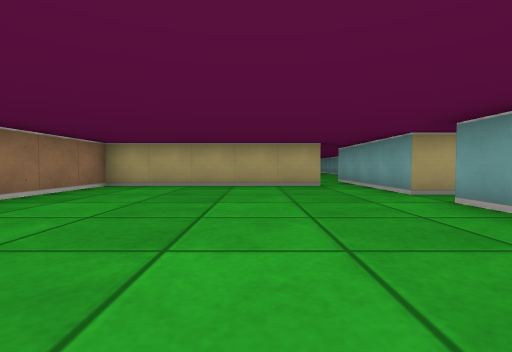
View 1 (above)

24 first-person views from a walk through a cub3D ray-caster map. The camera is about half as high as the walls, tilts 2° down and sees 85° across. The floor is counted in squares. Each view is taken from the middle of a square. On the plan, view 1 faces up. The plan holds only what a view shows up to about 9 squares ahead; the rest is blank.

View 2
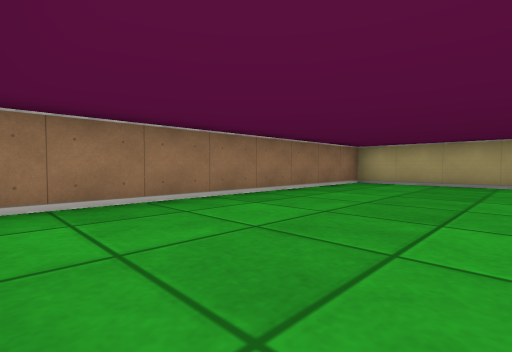

View 3
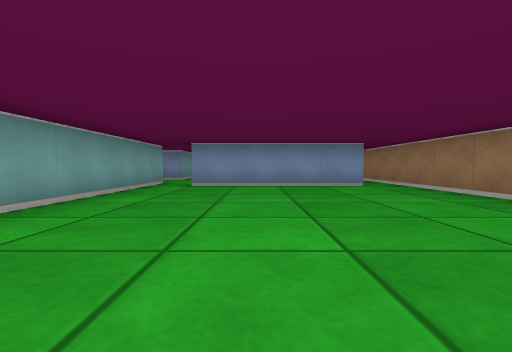

View 4
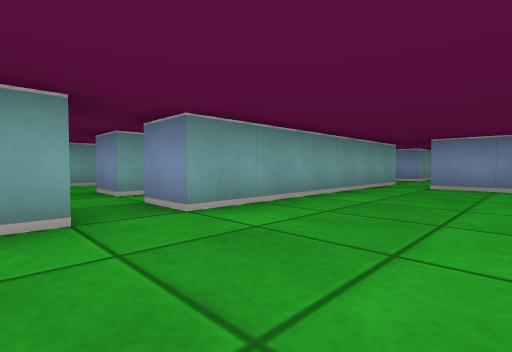

View 5
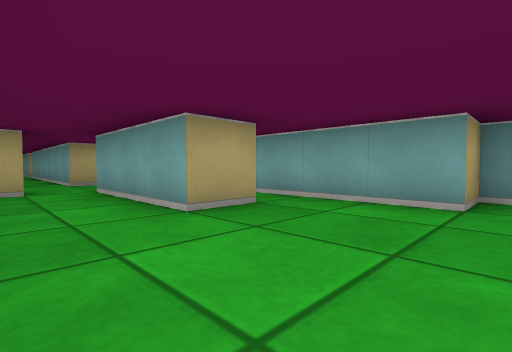

View 6
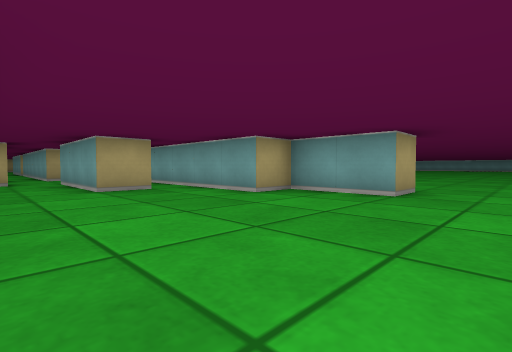

View 7
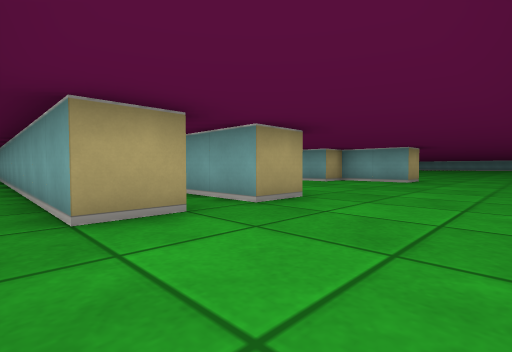

View 8
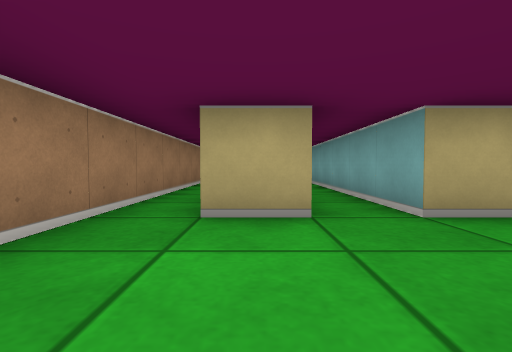

View 9
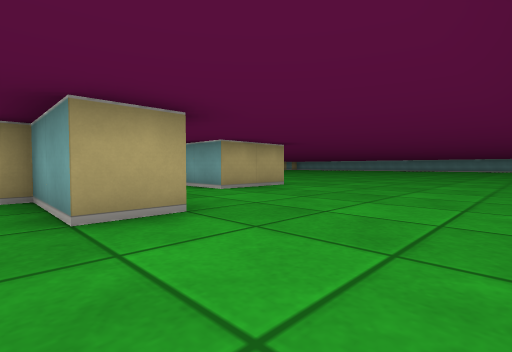

View 10
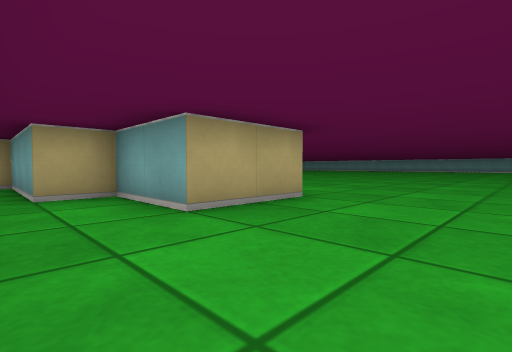

View 11
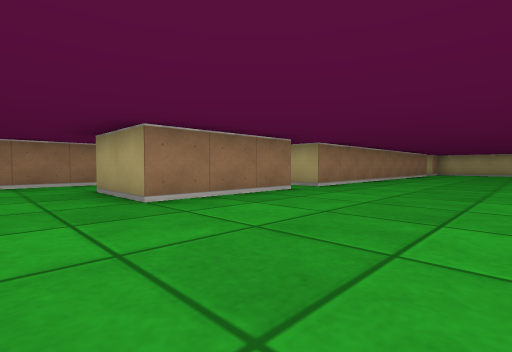

View 12
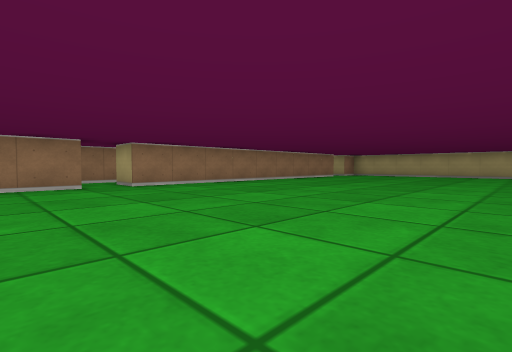

View 13
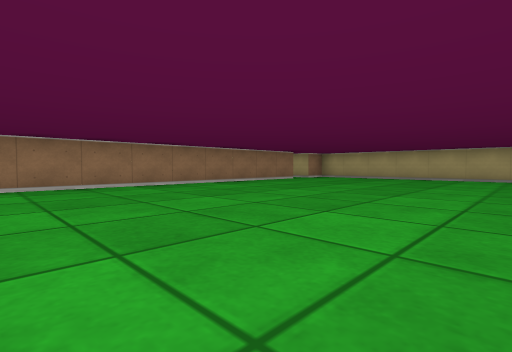

View 14
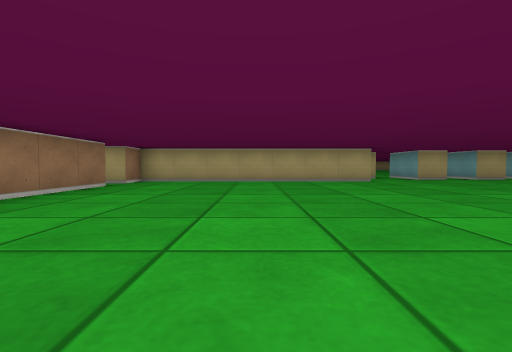

View 15
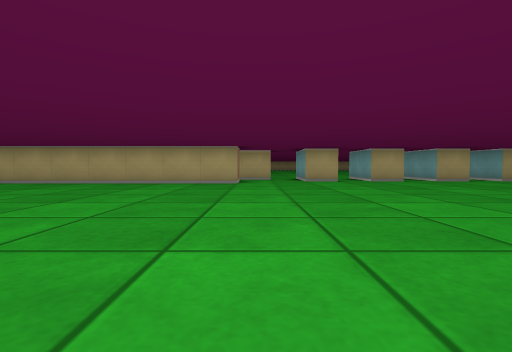

View 16
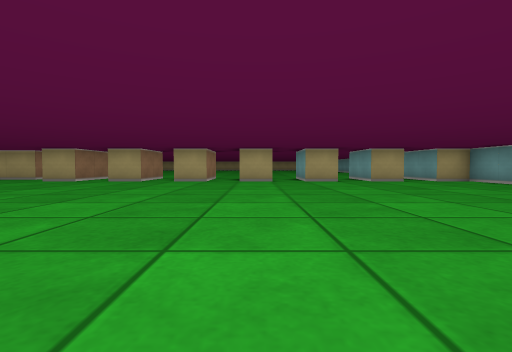

View 17
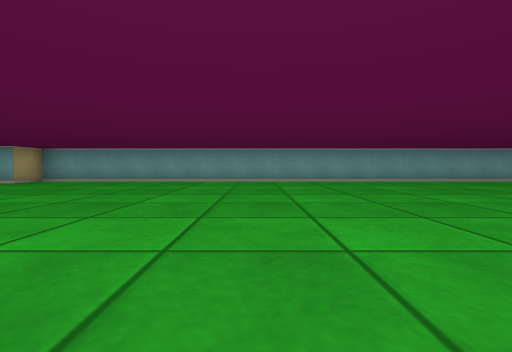

View 18
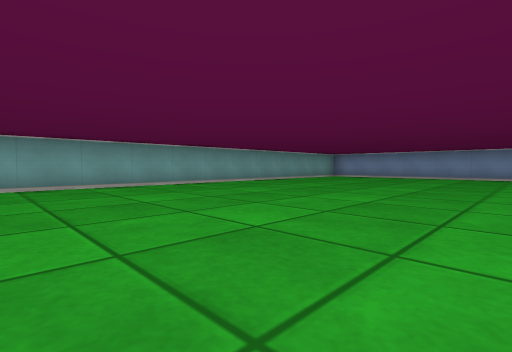

View 19
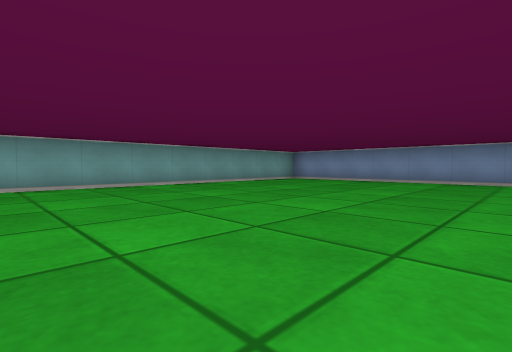

View 20
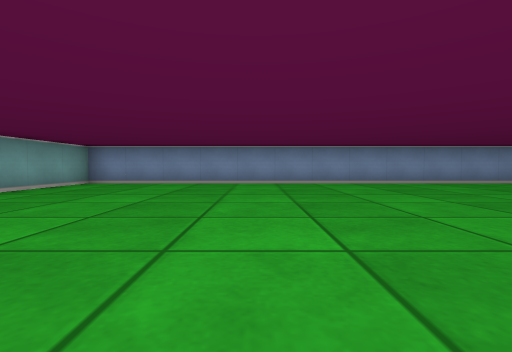

View 21
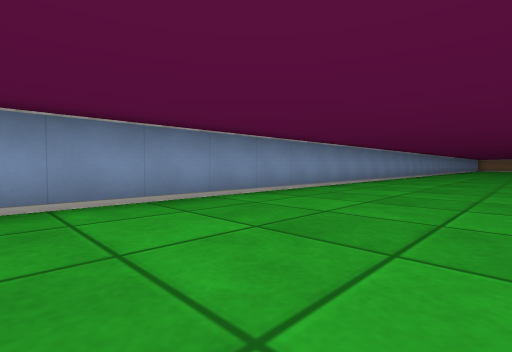

View 22
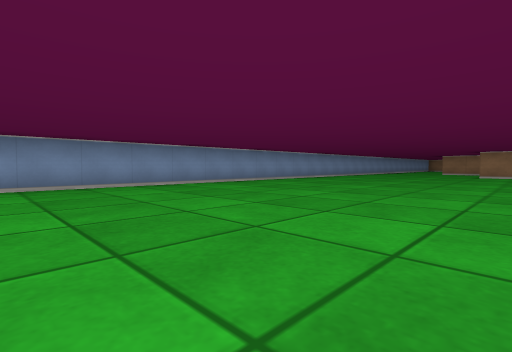

View 23
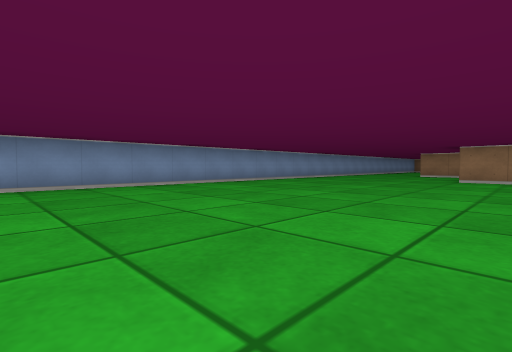

View 24
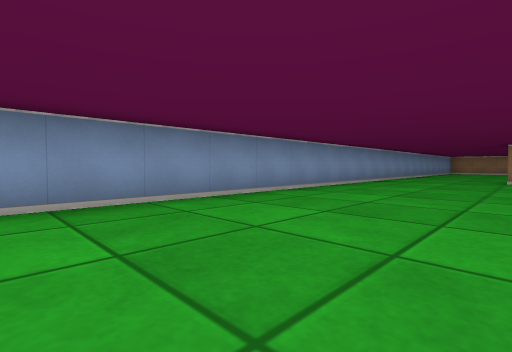

### Floor plan
Points are (right, up) in squares from view 1. A wall is a line through its corners. A room is listed if a view was taken in it or the views show most of it. See-through windows are left out.
Room 1 (views 1, 2, 3, 4)
walls: (3.2, 4.5) (2.5, 4.5) (2.5, 8.5); (1.6, 6.5) (-3.5, 6.5) (-3.5, -1.5); (-2.6, -1.5) (1.5, -1.5); (2.5, -2.5) (2.5, 3.5) (3.5, 3.5)
ways out: opening at (-3, -1) to room 2; opening at (2, -2) to room 2; opening at (3, 4) to room 2; opening at (2, 7.5)
Room 2 (views 5, 6, 7, 8, 9, 10, 11, 12, 13, 14, 15, 16, 17, 18, 19, 20, 21, 22, 23, 24)
walls: (10.5, -6.4) (10.5, -9.5) (8.5, -9.5) (8.5, -7.5) (7.5, -7.5) (7.5, -4.5); (17.6, 5.5) (10.5, 5.5) (10.5, 4.5); (10.5, 3.5) (10.5, -5.5); (17.5, 6.4) (17.5, 5.8); (6.5, -8.9) (6.5, -11.5) (5.5, -11.5) (5.5, -9.5) (4.5, -9.5) (4.5, -5.2); (20.5, 7.1) (20.5, 6.5) (19.5, 6.5) (19.5, 7); (22.5, 7) (22.5, 6.5) (21.5, 6.5) (21.5, 7); (24.5, 7) (24.5, 6.5) (23.5, 6.5) (23.5, 7); (26.6, 6.5) (25.5, 6.5) (25.5, 7); (3.6, -7.5) (2.5, -7.5) (2.5, -4.5) (3.2, -4.5); (6.8, -14.5) (32.5, -14.5) (32.5, 6.5) (31.5, 6.5) (31.5, 7); (3.1, -2.5) (2.5, -2.5); (28.6, 6.5) (27.5, 6.5) (27.5, 7); (4.5, 3) (4.5, 3.5); (1.6, -4.5) (1.1, -4.5); (30.5, 6.5) (29.5, 6.5) (29.5, 7); (0.5, -11.5) (-0.5, -11.5) (-0.5, -6.5); (-1.4, -11.5) (-2.5, -11.5) (-2.5, -2.5); (-3.5, -6.5) (-3.5, -12.4); (-3.5, -1.5) (-3.5, -4)
ways out: opening at (-3, -1) to room 1; opening at (2, -2) to room 1; opening at (3, 4) to room 1; opening at (5, 4); opening at (10, -6); opening at (10, 4); opening at (21, 7.5); opening at (23, 7.5); opening at (25, 7.5); opening at (27, 7.5); opening at (29, 7.5); opening at (31, 7.5)

Positions as (right, up) in squares from view 1, and headings:
1: (0, 0), facing up
2: (0, -1), facing up-left
3: (0, 5), facing down
4: (0, 5), facing down-right
5: (1, -10), facing up-right
6: (1, -13), facing up-right
7: (-3, -14), facing up-right
8: (-2, -14), facing up
9: (5, -14), facing up-right
10: (7, -12), facing up-right
11: (14, -11), facing up-left
12: (17, -8), facing up-left
13: (17, -5), facing up-left
14: (14, -3), facing up
15: (18, -2), facing up
16: (26, -2), facing up
17: (24, 0), facing right
18: (26, -3), facing down-right
19: (26, -6), facing down-right
20: (28, -7), facing down
21: (27, -11), facing down-left
22: (24, -8), facing down-left
23: (20, -8), facing down-left
24: (16, -11), facing down-left
